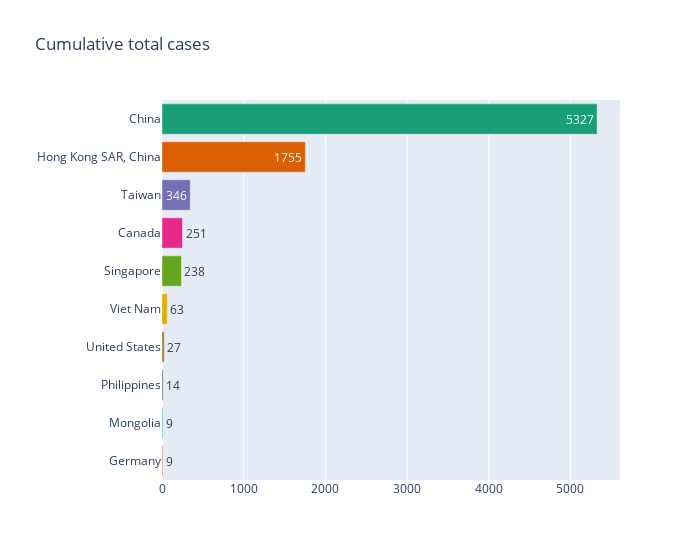

The notebook cell this image was saved under:
### Markdown cell above
## Country wise summary

### Code cell
plot_barh('Cumulative total cases')

### Figure 1 — Plotly figure (JSON) as saved in the notebook; plotly's stock layout.template omitted (floating-point values rounded to 4 significant figures)
{"data": [{"alignmentgroup": "True", "customdata": [[5327, 349, 7]], "hovertemplate": "Country/Region=%{y}<br>Cumulative total cases=%{customdata[0]}<br>No. of deaths=%{customdata[1]}<br>Case fatalities ratio (%)=%{customdata[2]}<extra></extra>", "legendgroup": "China", "marker": {"color": "rgb(27,158,119)"}, "name": "China", "offsetgroup": "China", "orientation": "h", "showlegend": true, "text": [5327], "textposition": "auto", "type": "bar", "x": [5327], "xaxis": "x", "y": ["China"], "yaxis": "y"}, {"alignmentgroup": "True", "customdata": [[1755, 299, 17]], "hovertemplate": "Country/Region=%{y}<br>Cumulative total cases=%{customdata[0]}<br>No. of deaths=%{customdata[1]}<br>Case fatalities ratio (%)=%{customdata[2]}<extra></extra>", "legendgroup": "Hong Kong SAR, China", "marker": {"color": "rgb(217,95,2)"}, "name": "Hong Kong SAR, China", "offsetgroup": "Hong Kong SAR, China", "orientation": "h", "showlegend": true, "text": [1755], "textposition": "auto", "type": "bar", "x": [1755], "xaxis": "x", "y": ["Hong Kong SAR, China"], "yaxis": "y"}, {"alignmentgroup": "True", "customdata": [[346, 37, 11]], "hovertemplate": "Country/Region=%{y}<br>Cumulative total cases=%{customdata[0]}<br>No. of deaths=%{customdata[1]}<br>Case fatalities ratio (%)=%{customdata[2]}<extra></extra>", "legendgroup": "Taiwan", "marker": {"color": "rgb(117,112,179)"}, "name": "Taiwan", "offsetgroup": "Taiwan", "orientation": "h", "showlegend": true, "text": [346], "textposition": "auto", "type": "bar", "x": [346], "xaxis": "x", "y": ["Taiwan"], "yaxis": "y"}, {"alignmentgroup": "True", "customdata": [[251, 43, 17]], "hovertemplate": "Country/Region=%{y}<br>Cumulative total cases=%{customdata[0]}<br>No. of deaths=%{customdata[1]}<br>Case fatalities ratio (%)=%{customdata[2]}<extra></extra>", "legendgroup": "Canada", "marker": {"color": "rgb(231,41,138)"}, "name": "Canada", "offsetgroup": "Canada", "orientation": "h", "showlegend": true, "text": [251], "textposition": "auto", "type": "bar", "x": [251], "xaxis": "x", "y": ["Canada"], "yaxis": "y"}, {"alignmentgroup": "True", "customdata": [[238, 33, 14]], "hovertemplate": "Country/Region=%{y}<br>Cumulative total cases=%{customdata[0]}<br>No. of deaths=%{customdata[1]}<br>Case fatalities ratio (%)=%{customdata[2]}<extra></extra>", "legendgroup": "Singapore", "marker": {"color": "rgb(102,166,30)"}, "name": "Singapore", "offsetgroup": "Singapore", "orientation": "h", "showlegend": true, "text": [238], "textposition": "auto", "type": "bar", "x": [238], "xaxis": "x", "y": ["Singapore"], "yaxis": "y"}, {"alignmentgroup": "True", "customdata": [[63, 5, 8]], "hovertemplate": "Country/Region=%{y}<br>Cumulative total cases=%{customdata[0]}<br>No. of deaths=%{customdata[1]}<br>Case fatalities ratio (%)=%{customdata[2]}<extra></extra>", "legendgroup": "Viet Nam", "marker": {"color": "rgb(230,171,2)"}, "name": "Viet Nam", "offsetgroup": "Viet Nam", "orientation": "h", "showlegend": true, "text": [63], "textposition": "auto", "type": "bar", "x": [63], "xaxis": "x", "y": ["Viet Nam"], "yaxis": "y"}, {"alignmentgroup": "True", "customdata": [[27, 0, 0]], "hovertemplate": "Country/Region=%{y}<br>Cumulative total cases=%{customdata[0]}<br>No. of deaths=%{customdata[1]}<br>Case fatalities ratio (%)=%{customdata[2]}<extra></extra>", "legendgroup": "United States", "marker": {"color": "rgb(166,118,29)"}, "name": "United States", "offsetgroup": "United States", "orientation": "h", "showlegend": true, "text": [27], "textposition": "auto", "type": "bar", "x": [27], "xaxis": "x", "y": ["United States"], "yaxis": "y"}, {"alignmentgroup": "True", "customdata": [[14, 2, 14]], "hovertemplate": "Country/Region=%{y}<br>Cumulative total cases=%{customdata[0]}<br>No. of deaths=%{customdata[1]}<br>Case fatalities ratio (%)=%{customdata[2]}<extra></extra>", "legendgroup": "Philippines", "marker": {"color": "rgb(102,102,102)"}, "name": "Philippines", "offsetgroup": "Philippines", "orientation": "h", "showlegend": true, "text": [14], "textposition": "auto", "type": "bar", "x": [14], "xaxis": "x", "y": ["Philippines"], "yaxis": "y"}, {"alignmentgroup": "True", "customdata": [[9, 0, 0]], "hovertemplate": "Country/Region=%{y}<br>Cumulative total cases=%{customdata[0]}<br>No. of deaths=%{customdata[1]}<br>Case fatalities ratio (%)=%{customdata[2]}<extra></extra>", "legendgroup": "Mongolia", "marker": {"color": "rgb(27,158,119)"}, "name": "Mongolia", "offsetgroup": "Mongolia", "orientation": "h", "showlegend": true, "text": [9], "textposition": "auto", "type": "bar", "x": [9], "xaxis": "x", "y": ["Mongolia"], "yaxis": "y"}, {"alignmentgroup": "True", "customdata": [[9, 0, 0]], "hovertemplate": "Country/Region=%{y}<br>Cumulative total cases=%{customdata[0]}<br>No. of deaths=%{customdata[1]}<br>Case fatalities ratio (%)=%{customdata[2]}<extra></extra>", "legendgroup": "Germany", "marker": {"color": "rgb(217,95,2)"}, "name": "Germany", "offsetgroup": "Germany", "orientation": "h", "showlegend": true, "text": [9], "textposition": "auto", "type": "bar", "x": [9], "xaxis": "x", "y": ["Germany"], "yaxis": "y"}], "layout": {"barmode": "relative", "legend": {"title": {"text": "Country/Region"}, "tracegroupgap": 0}, "showlegend": false, "title": {"text": "Cumulative total cases"}, "uniformtext": {"minsize": 8, "mode": "hide"}, "width": 700, "xaxis": {"anchor": "y", "domain": [0, 1], "title": {"text": ""}}, "yaxis": {"anchor": "x", "categoryarray": ["Germany", "Mongolia", "Philippines", "United States", "Viet Nam", "Singapore", "Canada", "Taiwan", "Hong Kong SAR, China", "China"], "categoryorder": "array", "domain": [0, 1], "title": {"text": ""}}}}
